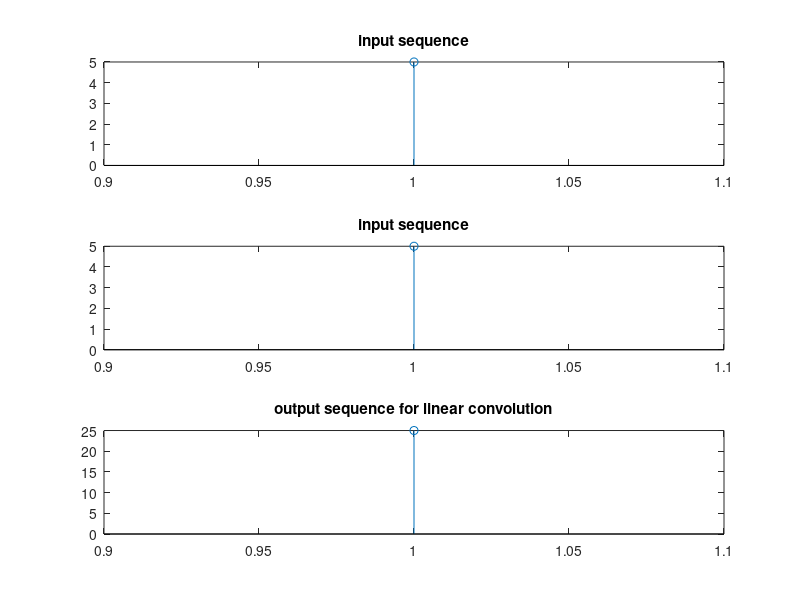

MATLAB code to generate this figure:
% linear convolution
clc;
close all;
x=input('Enter the sequence x:');
h=input('Enter the sequence h:');
y=conv(x,h);
subplot(3,1,1);
stem(x);
title('input sequence');
subplot(3,1,2);
stem(h);
title('input sequence');
subplot(3,1,3);
stem(y);
title('output sequence for linear convolution');
y

